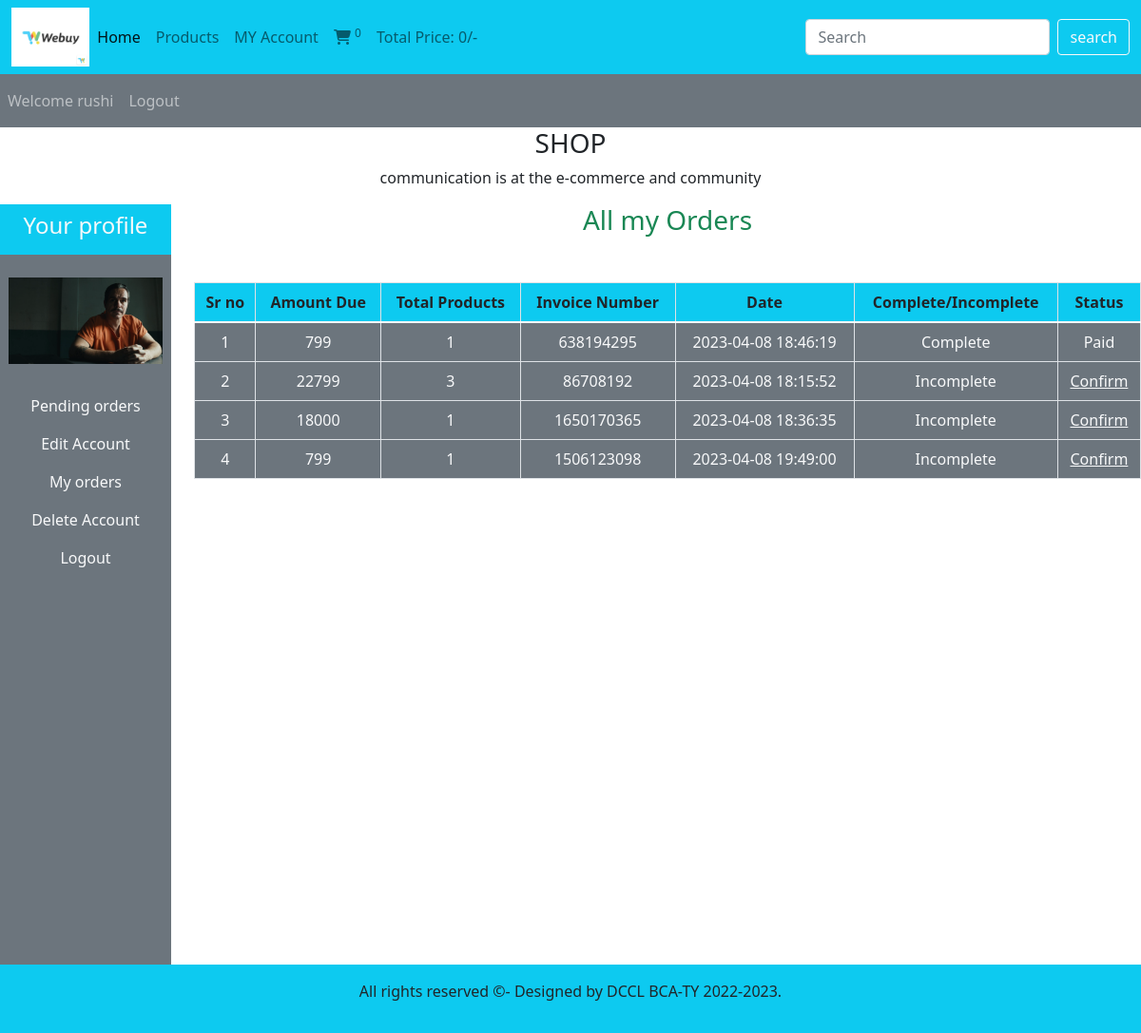
/website/users_area/profile.php?my_orders (signed in), run on the app's committed database.
### tables this page shows
CREATE TABLE `user_table` (
  `user_id` int(11) NOT NULL,
  `username` varchar(100) NOT NULL,
  `user_email` varchar(100) NOT NULL,
  `user_password` varchar(255) NOT NULL,
  `user_image` varchar(255) NOT NULL,
  `user_ip` varchar(100) NOT NULL,
  `user_address` varchar(255) NOT NULL,
  `user_mobile` varchar(20) NOT NULL
);

CREATE TABLE `user_orders` (
  `order_id` int(11) NOT NULL,
  `user_id` int(11) NOT NULL,
  `amount_due` int(255) NOT NULL,
  `invoice_number` int(255) NOT NULL,
  `total_products` int(255) NOT NULL,
  `order_date` timestamp NOT NULL DEFAULT current_timestamp() ON UPDATE current_timestamp(),
  `order_status` varchar(255) NOT NULL
);

### website/users_area/user_orders.php (the view, shortened to what this page needs)
<!DOCTYPE html>
<html lang="en">
<head>
</head>
<body>
    <?php
    $username=$_SESSION['username'];
    $get_user="select * from user_table where username='$username'";
    $result=mysqli_query($con,$get_user);
    $row_fetch=mysqli_fetch_assoc($result);
    $user_id=$row_fetch['user_id'];
    ?>
<h3 class="text-success">All my Orders</h3>
<table class="table table-bordered mt-5">
    <thead class='bg-info'>
    <tr>
        <th>Sr no</th>
        <th>Amount Due</th>
        <th>Total Products</th>
        <th>Invoice Number</th>
        <th>Date</th>
        <th>Complete/Incomplete</th>
        <th>Status</th>
    </tr>
    </thead>
    <tbody class="bg-secondary text-light">
        <?php
        $get_order_details="select * from user_orders where user_id=$user_id";
        $result_orders=mysqli_query($con,$get_order_details);
        $number=1;
        while($row_orders=mysqli_fetch_assoc($result_orders)){
            $amount_due=$row_orders['amount_due'];
            $total_products=$row_orders['total_products'];
            $order_id=$row_orders['order_id'];
            $invoice_number=$row_orders['invoice_number'];
            $order_status=$row_orders['order_status'];
            if($order_status=='pending'){
                $order_status='Incomplete';
            }else{
                $order_status='Complete';
            }
            $order_date=$row_orders['order_date'];
            echo "
            <tr>
            <td>$number</td>
            <td>$amount_due</td>
            <td>$total_products</td>
            <td>$invoice_number</td>
            <td>$order_date</td>
            <td>$order_status</td>";
            ?>
            <?php
            if($order_status=='Complete'){
                echo "<td>Paid</td>";
            }else{
              echo "<td><a href='confirm_payment.php?order_id=$order_id'
            class='text-light'>Confirm</a></td>
            </tr>";
            }
        $number++;
        }
        ?>
    </tbody>
</table>
</body>
</html>

### website/users_area/profile.php (shortened to what this page needs)
<?php
include('../functions/common_function.php');
?>
<!DOCTYPE html>
<html lang="en">
<head>
    <link href="https://cdn.jsdelivr.net/npm/bootstrap@5.1.3/dist/css/bootstrap.min.css"
    rel="stylesheet"
>
    <link rel="stylesheet" href="https://cdnjs.cloudflare.com/ajax/libs/font-awesome/6.2.0/css/all.min.css"
 />
<link rel="stylesheet" href="../style.css">
</head>
<body>
<div class="container-fluid p-0">
    <nav class="navbar navbar-expand-lg navbar-light bg-info">
  <div class="container-fluid">
    <img src="../image/logo.png" alt="" class="logo">
    <div class="collapse navbar-collapse" id="navbarSupportedContent">
      <ul class="navbar-nav me-auto mb-2 mb-lg-0">
        <li class="nav-item">
          <a class="nav-link active" aria-current="page" href="../index.php">Home</a>
        </li>
        <li class="nav-item">
          <a class="nav-link" href="../display_all.php">Products</a>
        </li>
        <li class="nav-item">
          <a class="nav-link" href="profile.php">MY Account</a>
        </li>
        <li class="nav-item">
          <a class="nav-link" href="../cart.php"> <i class="fa-sharp fa-solid fa-cart-shopping"></i> <sup><?php
          cart_item();?> </sup></a>
        </li>
        <li class="nav-item">
          <a class="nav-link" href="#">Total Price: <?php total_cart_price();?>/-</a>
        </li>
      </ul>
      <form class="d-flex" action="../search_product.php" method="get">
        <input class="form-control me-2" type="search"
        placeholder="Search" aria-label="Search" name="search_data">
        <input type="submit" value="search" class="btn
        btn-outline-light" name="search_data_product">
      </form>
    </div>
  </div>
</nav>
<nav class="navbar navbar-expand-lg navbar-dark bg-secondary">
  <ul class="navbar-nav me-auto">
      <?php
      if(!isset($_SESSION['username'])){
        echo "  <li class='nav-item'>
        <a class='nav-link' href='#'>Welcome Guest</a>
   </li>";
      }else{
        echo "<li class='nav-item'>
        <a class='nav-link' href='#'>Welcome ".$_SESSION['username']."</a>
     </li>";
      }
     if(!isset($_SESSION['username'])){
        echo " <li class='nav-item'>
        <a class='nav-link' href='./users_area/user_login.php'>Login</a>
     </li>";
      }else{
        echo "<li class='nav-item'>
        <a class='nav-link' href='./users_area/logout.php'>Logout</a>
     </li>";
      }
      ?>
  </ul>
</nav>
<h3 class="text-center">SHOP</h3>
</div>
<p class="text-center">communication is at the e-commerce and community</p>
<div class="row">
    <div class="col-md-2">
       <ul class="navbar-nav bg-secondary text-center" style="height:100vh">
       <li class="nav-item bg-info">
          <a class="nav-link text-light" href="#"><h4>Your profile</h4></a>
        </li>
        <?php
        $username=$_SESSION['username'];
        $user_image="Select * from user_table where username='$username'";
        $user_image=mysqli_query($con, $user_image);
        $row_image=mysqli_fetch_array($user_image);
        $user_image=$row_image['user_image'];
        echo "<li class='nav-item'>
       <img src='./user_images/$user_image' class='profile_img my-4' alt=''>
       </li>";
       ?>
        <li class="nav-item">
          <a class="nav-link text-light" href="profile.php">Pending orders</a>
        </li>
        <li class="nav-item">
          <a class="nav-link text-light" href="profile.php?edit_account">Edit Account</a>
        </li>
        <li class="nav-item">
          <a class="nav-link text-light" href="profile.php?my_orders">My orders</a>
        </li>
        <li class="nav-item">
          <a class="nav-link text-light" href="profile.php?delete_account">Delete Account</a>
        </li>
        <li class="nav-item">
          <a class="nav-link text-light" href="logout.php">Logout</a>
        </li>
    </ul>
    </div>
    <div class="col-md-10 text-center">
      <?php
      if(isset($_GET['my_orders'])){
        include('user_orders.php');
      }
      ?>
    </div>
</div>
<?php include("../includes/footer.php") ?>
</body>
</html>

### website/style.css (style rules this page uses)
* { margin: 0; padding: 0; box-sizing : border-box; }
.logo { width:7%; height: 7%; }

### website/users_area/profile.php (style rules this page uses)
body { overflow-x:hidden; }
.profile_img { width:90%; margin:auto; display:block; object-fit:contain; }

### data on the page
user_table: user_image (picture)
user_orders: amount_due "799", total_products "1", invoice_number "638194295", order_date "2023-04-08 18:46:19", order_status "Complete", shows "Paid"
user_orders: amount_due "22799", total_products "3", invoice_number "86708192", order_date "2023-04-08 18:15:52", order_status "Incomplete"
user_orders: amount_due "18000", total_products "1", invoice_number "1650170365", order_date "2023-04-08 18:36:35", order_status "Incomplete"
user_orders: amount_due "799", total_products "1", invoice_number "1506123098", order_date "2023-04-08 19:49:00", order_status "Incomplete"

### other printed values
$count_cart_items "0"
$total_price "0"
$_SESSION['username'] "rushi"
